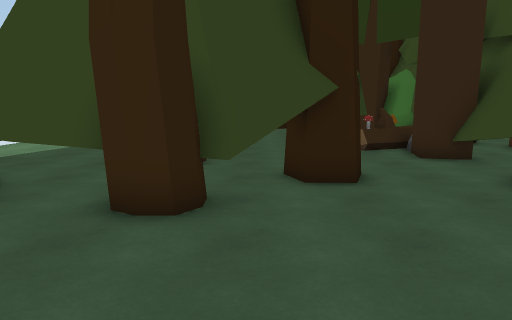
View 1 (above)

24 first-person views from a walk through a scene from a Unity 3-D project. The camera is 1.5 m above the floor, tilts 8° down and sees 70° across. The floor is counted in squares, 1 m on a side. Each view is taken from the middle of a square. On the plan, view 1 faces up. The plan holds only what a view shows up to about 16 squares ahead; the rest is blank. The place goes on beyond the plan.

View 2
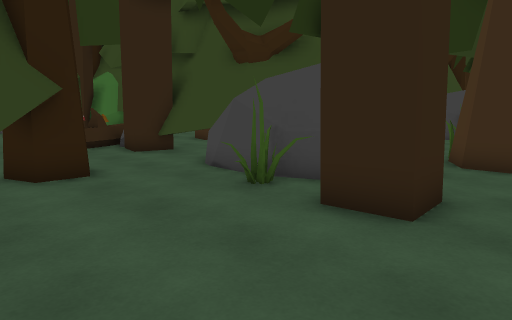

View 3
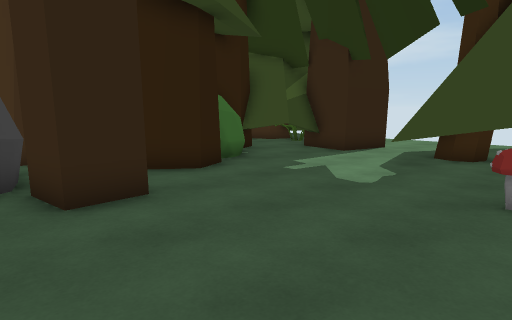

View 4
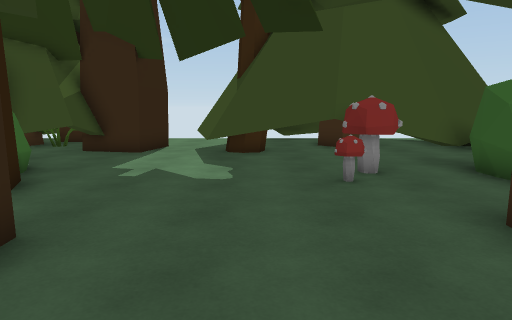

View 5
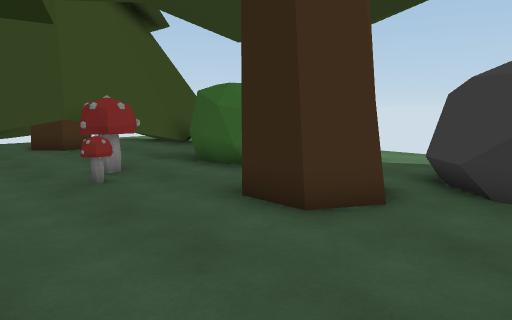

View 6
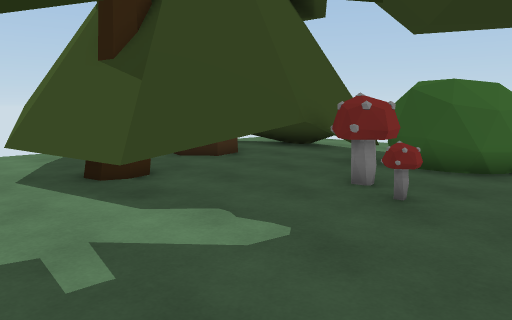

View 7
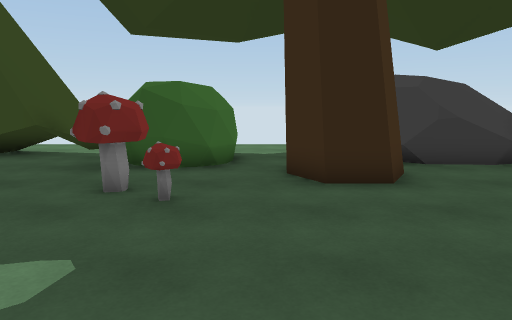

View 8
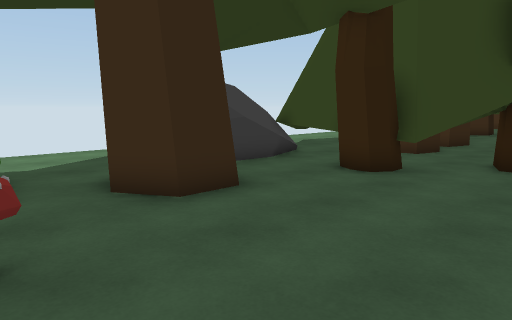

View 9
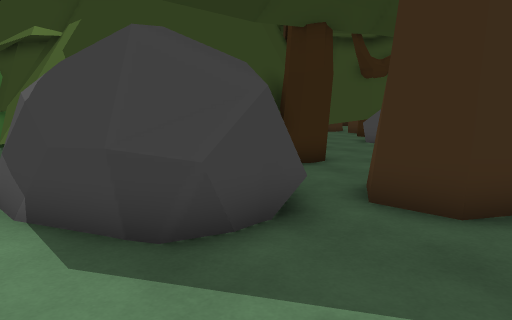

View 10
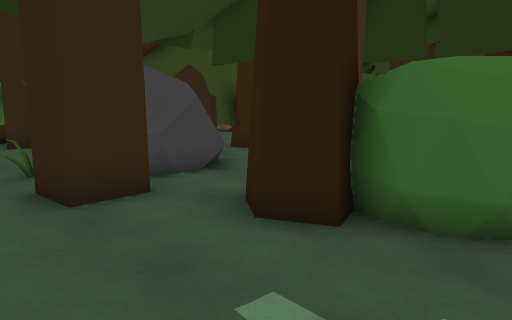

View 11
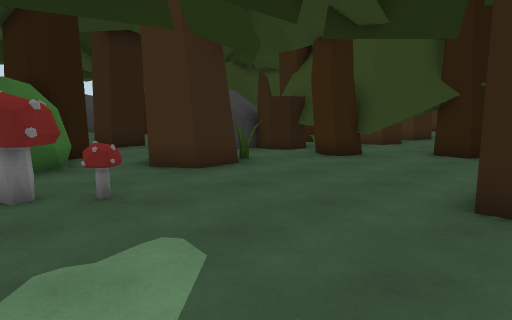

View 12
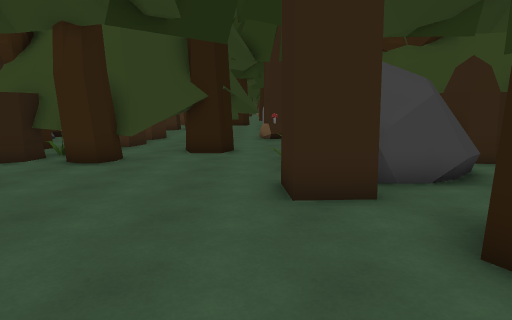

View 13
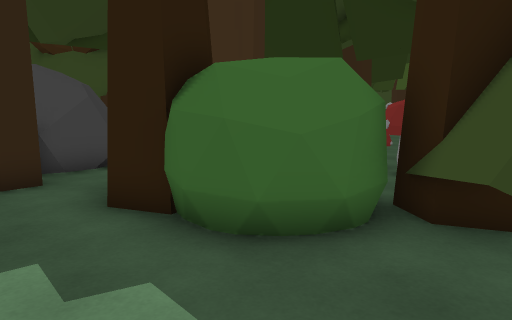

View 14
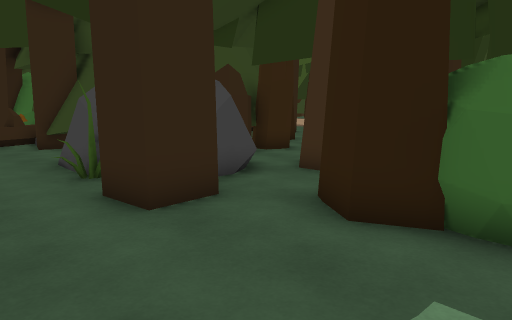

View 15
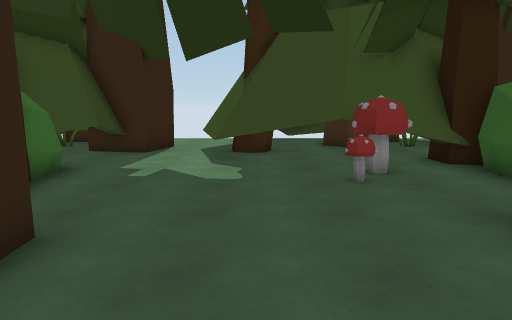

View 16
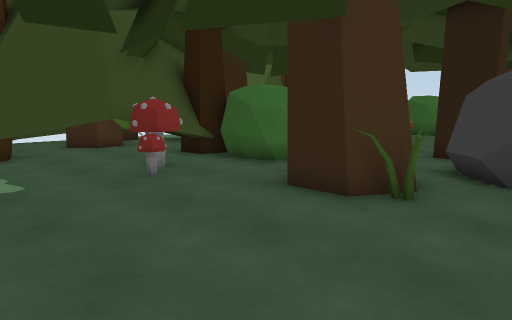

View 17
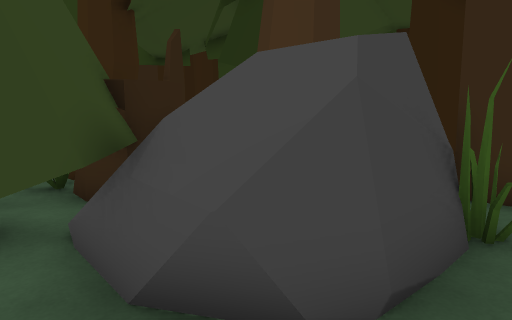

View 18
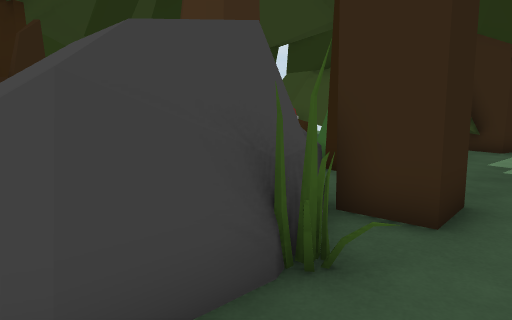

View 19
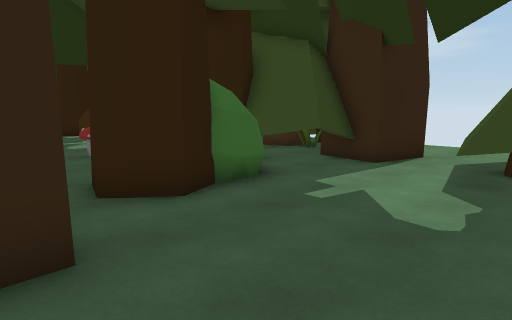

View 20
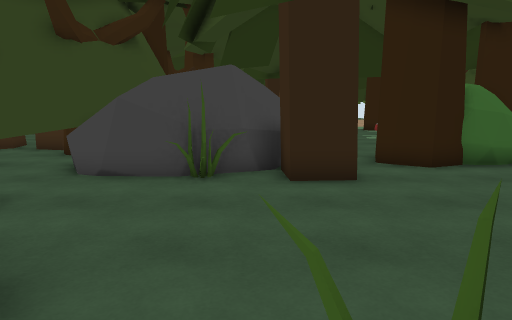

View 21
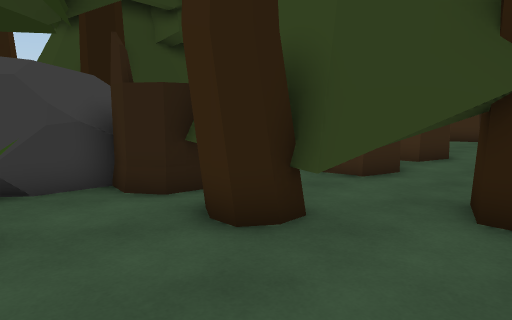

View 22
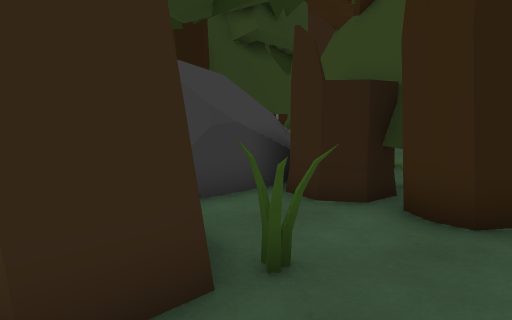

View 23
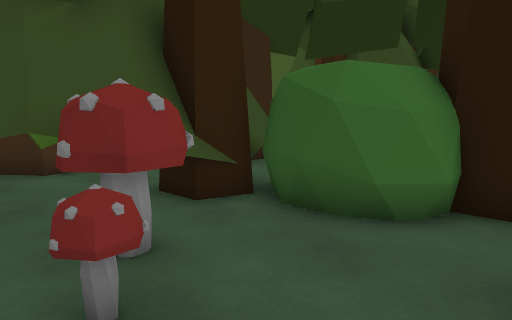

View 24
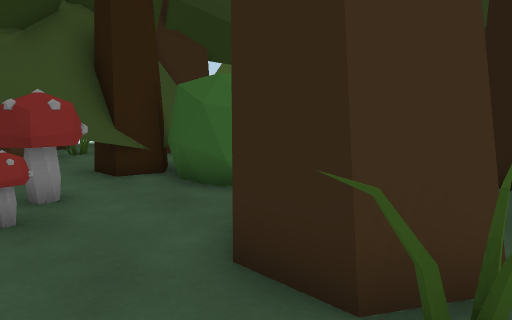

### Floor plan
Key: @ floor where view 1 was taken; # wall or solid block; x gap in a wall; . floor; T tree; R rock; M mushroom; B bush; S stump; F flower; O other object.
Columns run from 10 left of view 1 to 27 right of it. Each row starts with its distance up from view 1.
 14  ..T    T     OOO     T      O
 13  ..T.   T...  O.O T  TT.    O. T  TT
 12   TTT.  ....T .TTTT   ... TT.TTT..x.
 11   TTT.  T... T.#TTT   T.. TT.#TT.TT
 10    TT.  T... T..TT    T.. .T.TTT.T
  9    TT.. T.. T....T   TT..TT...TT#
  8     T......#T...    .....#T..RRTT
  7     RRT.TTTTT..RR   OOTTTT...RRR SFFT
  6  RR RRTTTTT....RRRRSSTTTT...RRRRSSST
  5  RR RR..##.....RRRRSS.##....RRRRRSS#O
  4  .RRRR.........RRRRR.........RRRR....
  3  .RRRR..........RRRR.........RRRR.....
  2 ...RR.TT......TTRRRTTT......TTRR.TTO.
  1 ......TTT.....TT...TTT......TT...TTT.
  0 ......TT..@.........TT...........TT...
 -1 ................##............##.....
 -2 ... BB..........#BBB..........#BB.....
 -3      BB.MM......BBBB..MM......BBBB.MM.
 -4      BB.M........BBB..M.......BBBB.M.
 -5      BTTTTTT......TTTTTTTT.....BTTTTT
 -6     TTTTT.TTT....TTTTTTTTTT...TTTTTT.T
 -7 ... TTT....TTT...TTTTO..TTT...TTTT O.
 -8 ...TT......#TT.##TT   ..#TTT.#TO
 -9 ..TTTT.##.. TT.# TTO #T.. TT.# TOO
-10 .. TT.  #..TTT.#  TOT  ..TT .#  OT
-11    T       TTT..  T      T

Where each view was taken, in squares from view 1:
view 1: 0 up, 0 right, facing up
view 2: 1 down, 1 left, facing up-right
view 3: 4 up, 2 left, facing down-right
view 4: 5 up, 1 right, facing down
view 5: 5 up, 2 right, facing down-left
view 6: 0 up, 5 right, facing down-left
view 7: 1 down, 5 right, facing left
view 8: 3 down, 3 right, facing up-left
view 9: 1 down, 10 left, facing up-right
view 10: 5 down, 2 right, facing up-right
view 11: 5 down, 19 right, facing up-left
view 12: 5 down, 17 right, facing up
view 13: 7 down, 17 right, facing up-right
view 14: 4 down, 15 right, facing up-right
view 15: 5 up, 15 right, facing down
view 16: 5 up, 17 right, facing down-left
view 17: 9 up, 17 right, facing down-right
view 18: 7 up, 16 right, facing down-right
view 19: 2 up, 14 right, facing down-right
view 20: 3 up, 10 right, facing right
view 21: 2 up, 16 right, facing up-left
view 22: 0 up, 27 right, facing up-left
view 23: 0 up, 27 right, facing down-left
view 24: 3 up, 27 right, facing down-left
